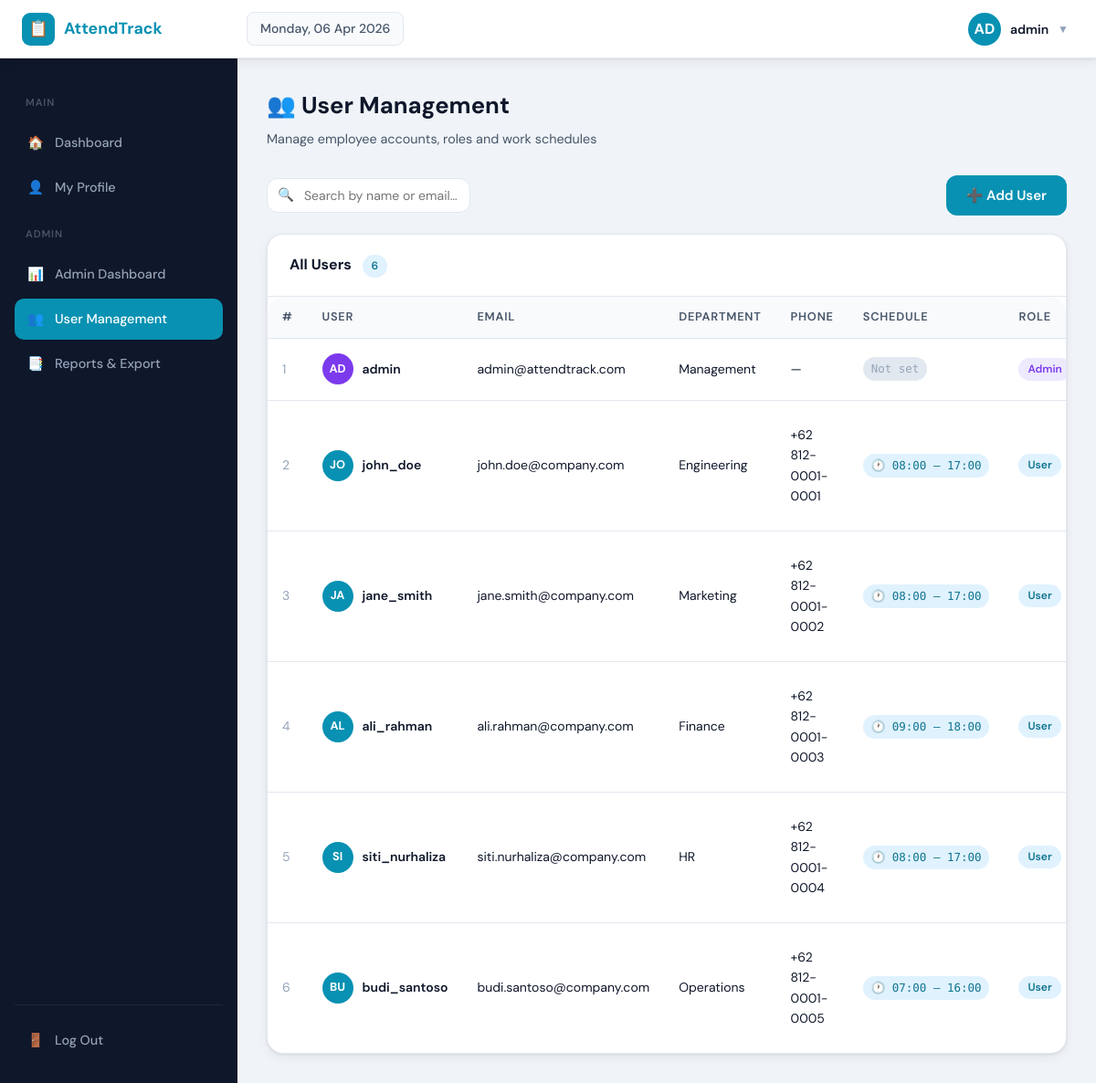
The page /admin/users.php (signed in) on the database its author committed.
### tables this page shows
CREATE TABLE IF NOT EXISTS `users` (
  `id`          INT           NOT NULL AUTO_INCREMENT,
  `username`    VARCHAR(30)   NOT NULL,
  `email`       VARCHAR(100)  NOT NULL,
  `password`    VARCHAR(255)  NOT NULL,
  `role`        ENUM('user','admin') NOT NULL DEFAULT 'user',
  `phone`       VARCHAR(20)   DEFAULT NULL,
  `department`  VARCHAR(100)  DEFAULT NULL,
  `work_start`  TIME          DEFAULT NULL,
  `work_end`    TIME          DEFAULT NULL,
  `profile_pic` MEDIUMTEXT    DEFAULT NULL,
  `is_active`   TINYINT(1)    NOT NULL DEFAULT 1,
  `created_at`  DATETIME      NOT NULL DEFAULT CURRENT_TIMESTAMP,
  `updated_at`  DATETIME      DEFAULT CURRENT_TIMESTAMP ON UPDATE CURRENT_TIMESTAMP,
  PRIMARY KEY (`id`),
  UNIQUE KEY `uq_username` (`username`),
  UNIQUE KEY `uq_email` (`email`)
);

### config.php (called while the page is built, shortened)
<?php
function e($str) {
    return htmlspecialchars((string)$str, ENT_QUOTES, 'UTF-8');
}

### functions.php (called while the page is built, shortened)
<?php
require_once __DIR__ . '/config.php';
function getUserById($id) {
    $db = getDB();
    $stmt = $db->prepare("SELECT * FROM users WHERE id = ?");
    $stmt->execute([$id]);
    return $stmt->fetch();
}
function getAllUsers($search = '', $limit = 50, $offset = 0) {
    $db = getDB();
    if ($search) {
        $s = "%$search%";
        $stmt = $db->prepare("SELECT * FROM users WHERE username LIKE ? OR email LIKE ? ORDER BY created_at DESC LIMIT ? OFFSET ?");
        $stmt->execute([$s, $s, $limit, $offset]);
    } else {
        $stmt = $db->prepare("SELECT * FROM users ORDER BY created_at DESC LIMIT ? OFFSET ?");
        $stmt->execute([$limit, $offset]);
    }
    return $stmt->fetchAll();
}
function countUsers($search = '') {
    $db = getDB();
    if ($search) {
        $s = "%$search%";
        $stmt = $db->prepare("SELECT COUNT(*) FROM users WHERE username LIKE ? OR email LIKE ?");
        $stmt->execute([$s, $s]);
    } else {
        $stmt = $db->prepare("SELECT COUNT(*) FROM users");
        $stmt->execute();
    }
    return $stmt->fetchColumn();
}

### admin/users.php (the view, shortened to what this page needs)
<?php
require_once __DIR__ . '/../config.php';
require_once __DIR__ . '/../functions.php';
$activePage = 'users';
$search  = trim($_GET['search'] ?? '');
$page    = max(1, (int)($_GET['page'] ?? 1));
$perPage = 15;
$offset  = ($page - 1) * $perPage;
$total   = countUsers($search);
$users   = getAllUsers($search, $perPage, $offset);
function fmtWorkTime($t) { return $t ? date('H:i', strtotime($t)) : null; }
?>
<!DOCTYPE html>
<html lang="en">
<head>
<link rel="stylesheet" href="../assets/css/style.css">
</head>
<body>
<?php include __DIR__ . '/../includes/nav.php'; ?>
  <main class="main-content">
    <div class="page-header">
      <h1>👥 User Management</h1>
      <p>Manage employee accounts, roles and work schedules</p>
    </div>
    <div class="filters" style="margin-bottom:20px">
      <form method="GET" style="display:flex;gap:10px;flex:1;flex-wrap:wrap">
        <div class="search-wrap" style="flex:1;min-width:200px">
          <input type="text" name="search" value="<?= e($search) ?>" placeholder="Search by name or email…" onchange="this.form.submit()">
        </div>
      </form>
      <button class="btn btn-primary" onclick="openModal('create-modal')">➕ Add User</button>
    </div>
    <div class="card">
      <div class="card-header">
        <h2>All Users <span class="badge badge-blue" style="margin-left:8px"><?= $total ?></span></h2>
      </div>
      <div class="table-wrap">
        <?php if (empty($users)): ?>
          <div class="empty-state"><div class="icon">👥</div><p>No users found</p></div>
        <?php else: ?>
        <table>
          <thead>
            <tr><th>#</th><th>User</th><th>Email</th><th>Department</th><th>Phone</th><th>Schedule</th><th>Role</th><th>Status</th><th>Joined</th><th>Actions</th></tr>
          </thead>
          <tbody>
          <?php foreach ($users as $i => $u): ?>
            <tr>
              <td class="text-muted"><?= $offset + $i + 1 ?></td>
              <td>
                <div style="display:flex;align-items:center;gap:10px">
                  <div style="width:34px;height:34px;border-radius:50%;background:<?= $u['role']==='admin' ? 'var(--ot)' : 'var(--primary)' ?>;color:#fff;display:flex;align-items:center;justify-content:center;font-weight:700;font-size:.8rem;flex-shrink:0;overflow:hidden">
                    <?php if ($u['profile_pic']): ?>
                      <img src="<?= $u['profile_pic'] ?>" alt="" style="width:100%;height:100%;object-fit:cover">
                    <?php else: ?>
                      <?= strtoupper(substr($u['username'], 0, 2)) ?>
                    <?php endif; ?>
                  </div>
                  <span style="font-weight:600"><?= e($u['username']) ?></span>
                </div>
              </td>
              <td><?= e($u['email']) ?></td>
              <td><?= e($u['department'] ?? '—') ?></td>
              <td><?= e($u['phone'] ?? '—') ?></td>
              <td>
                <?php $ws = fmtWorkTime($u['work_start'] ?? null); $we = fmtWorkTime($u['work_end'] ?? null); ?>
                <?php if ($ws && $we): ?>
                  <span class="time-badge">🕐 <?= $ws ?> – <?= $we ?></span>
                <?php else: ?>
                  <span class="time-badge no-schedule">Not set</span>
                <?php endif; ?>
              </td>
              <td><span class="badge <?= $u['role']==='admin' ? 'badge-purple' : 'badge-blue' ?>"><?= ucfirst($u['role']) ?></span></td>
            </tr>
          <?php endforeach; ?>
          </tbody>
        </table>
        <?php endif; ?>
      </div>
    </div>
  </main>
</div>
</body>
</html>

### includes/nav.php (shortened to what this page needs)
<?php
$user     = getUserById($_SESSION['user_id']);
$initials = strtoupper(substr($user['username'] ?? 'U', 0, 2));
$role     = $_SESSION['role'] ?? 'user';
$pic      = $user['profile_pic'] ?? '';
$isDataUrl = $pic && str_starts_with($pic, 'data:');
$depth  = substr_count(ltrim($_SERVER['SCRIPT_NAME'], '/'), '/');
$base   = str_repeat('../', $depth);
?>
<div class="app-layout">
  <header class="topbar">
    <div class="brand">
      <div class="icon">📋</div>
      <?= e(APP_NAME) ?>
    </div>
    <div class="topbar-date" id="topbar-datetime">
      <?= date('l, d M Y') ?>
    </div>
    <div class="topbar-right">
      <div class="dropdown">
        <button class="avatar-btn" onclick="toggleDropdown()">
          <div class="avatar" style="position:relative;overflow:hidden;width:36px;height:36px;border-radius:50%;flex-shrink:0;">
            <?php if ($isDataUrl): ?>
              <img src="<?= $pic ?>" alt="" style="position:absolute;inset:0;width:100%;height:100%;object-fit:cover;object-position:center;border-radius:50%;">
            <?php else: ?>
              <?= e($initials) ?>
            <?php endif; ?>
          </div>
          <span class="avatar-name"><?= e($user['username']) ?></span>
          <span style="font-size:.75rem;color:var(--txt3)">▼</span>
        </button>
      </div>
    </div>
  </header>
  <nav class="sidebar" id="sidebar">
    <div class="nav-section-label">Main</div>
    <a href="<?= $base ?>dashboard.php"
       class="nav-item <?= ($activePage ?? '') === 'dashboard' ? 'active' : '' ?>">
      <span>🏠</span> Dashboard
    </a>
    <a href="<?= $base ?>profile.php"
       class="nav-item <?= ($activePage ?? '') === 'profile' ? 'active' : '' ?>">
      <span>👤</span> My Profile
    </a>
    <?php if ($role === 'admin'): ?>
    <div class="nav-section-label">Admin</div>
    <a href="<?= $base ?>admin/index.php"
       class="nav-item <?= ($activePage ?? '') === 'admin-dashboard' ? 'active' : '' ?>">
      <span>📊</span> Admin Dashboard
    </a>
    <a href="<?= $base ?>admin/users.php"
       class="nav-item <?= ($activePage ?? '') === 'users' ? 'active' : '' ?>">
      <span>👥</span> User Management
    </a>
    <a href="<?= $base ?>admin/reports.php"
       class="nav-item <?= ($activePage ?? '') === 'reports' ? 'active' : '' ?>">
      <span>📑</span> Reports & Export
    </a>
    <?php endif; ?>
    <div class="sidebar-footer">
      <a href="<?= $base ?>logout.php" class="nav-item">
        <span>🚪</span> Log Out
      </a>
    </div>
  </nav>

### admin/users.php (style rules this page uses)
.time-badge { display:inline-flex; align-items:center; gap:5px; font-size:.78rem; font-family:'DM Mono',monospace; font-weight:500; background:var(--primary-lt); color:var(--primary-dk); padding:3px 9px; border-radius:20px; white-space:nowrap; }
.time-badge.no-schedule { background:var(--border); color:var(--txt3); }

### rows shown on the page
users: username "AD", username "admin", i "1", email "admin@attendtrack.com", department "Management", phone "—", shows "Not set", role "Admin"
users: i "2", username "JO", username "john_doe", email "john.doe@company.com", department "Engineering", phone "+62 812-0001-0001", work_start "08:00", work_end "17:00", role "User"
users: i "3", username "JA", username "jane_smith", email "jane.smith@company.com", department "Marketing", phone "+62 812-0001-0002", work_start "08:00", work_end "17:00", role "User"
users: i "4", username "AL", username "ali_rahman", email "ali.rahman@company.com", department "Finance", phone "+62 812-0001-0003", work_start "09:00", work_end "18:00", role "User"
users: i "5", username "SI", username "siti_nurhaliza", email "siti.nurhaliza@company.com", department "HR", phone "+62 812-0001-0004", work_start "08:00", work_end "17:00", role "User"
users: i "6", username "BU", username "budi_santoso", email "budi.santoso@company.com", department "Operations", phone "+62 812-0001-0005", work_start "07:00", work_end "16:00", role "User"

### other values the page prints
APP_NAME "AttendTrack"
$total "6"
